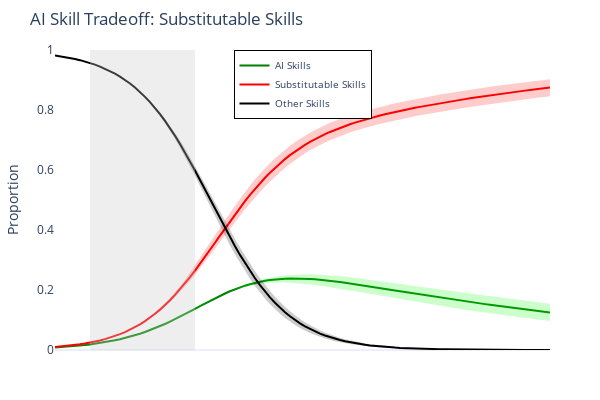
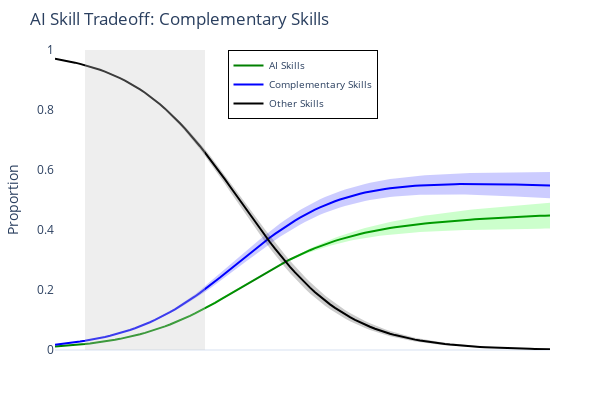

Notebook source saved alongside these figures, in order:
### Code cell
# bootstrap ODR to fit a line in the ilr space
def odr_bootstrap(z1, z2):

    def f(B, x):
        return B[0]*x + B[1]

    # cannot perform ODR on the full dataset due to memory constraints
    indices = np.random.choice(np.arange(len(z1)), size=10_000, replace=True)

    # use linear regression to get parameter priors
    linreg = linregress(z1[indices], z2[indices])

    # this estimates the equation z2 = slope * z1 + intercept
    linear = odr.Model(f)
    # constant uncertainty weights reduces ODR to PCA
    data = odr.Data(z1[indices], z2[indices], we=1, wd=1)
    odr_model = odr.ODR(data, linear, beta0=linreg[:2])
    output = odr_model.run()

    # calculate p-value for slope
    # t_stat = output.beta[0] / output.sd_beta[0]
    # p_value = 2 * (1 - stats.t.cdf(np.abs(t_stat), df=len(z1)-2))
    # print(f"Slope p-value: {p_value}")
    
    slope, intercept = output.beta

    return slope, intercept

def inverse_logratio(z1, z2):
    
    # recover composition points from ilr coordinates
    x1 = np.exp(np.sqrt(2/3)*z1)
    x2 = np.exp(-(np.sqrt(1/6)*z1) + (1/np.sqrt(2))*z2)
    x3 = np.exp(-np.sqrt(1/6)*z1 - (1/np.sqrt(2))*z2)
    return np.array([x1, x2, x3]) / (x1 + x2 + x3)

def ilr_line_to_simplex(slope, intercept, t_arr):

    # uses fitted slope and intercept to get points on the ilr line
    X = []
    for t in t_arr:
        X.append(inverse_logratio(t, slope * t + intercept))
        
    return np.array(X)
    
def bootstrap_ilr_line_w_conf_intervals(z1, z2, other, rng, n, name, n_boot=100):

    # bootstrap the ilr line fit and plot with confidence intervals
    t_arr = np.linspace(rng[0], rng[1], n)
    X_boot = []
    for _ in range(n_boot):
        slope, intercept = odr_bootstrap(z1, z2)
        X = ilr_line_to_simplex(slope, intercept, t_arr)
        X_boot.append(X)
        
    X_boot = np.array(X_boot)
    assert np.allclose(X_boot.sum(axis=2), 1.0)

    # compute mean and 95% confidence intervals from bootstrap samples
    X_mean = X_boot.mean(axis=0)
    X_lower = np.percentile(X_boot, 2.5, axis=0)
    X_upper = np.percentile(X_boot, 97.5, axis=0)

    fig = go.Figure()
    fig.add_trace(
        go.Scatter(
            x=t_arr,
            y=X_mean[:,0],
            mode="lines",
            name="AI Skills",
            line=dict(color="green"),
        )
    )
    fig.add_trace(
        go.Scatter(
            x=np.concatenate([t_arr, t_arr[::-1]]),
            y=np.concatenate([X_lower[:,0], X_upper[:,0][::-1]]),
            fill='toself',
            fillcolor='rgba(0, 255, 0, 0.2)',
            line=dict(color='rgba(255,255,255,0)'),
            hoverinfo="skip",
            showlegend=False,
        )
    )
    fig.add_trace(
        go.Scatter(
            x=t_arr,
            y=X_mean[:,1],
            mode="lines",
            name=name,
            line=dict(color="red" if name == "Substitutable Skills" else "blue"),
        )
    )
    fig.add_trace(
        go.Scatter(
            x=np.concatenate([t_arr, t_arr[::-1]]),
            y=np.concatenate([X_lower[:,1], X_upper[:,1][::-1]]),
            fill='toself',
            fillcolor='rgba(255, 0, 0, 0.2)' if name == "Substitutable Skills" else 'rgba(0, 0, 255, 0.2)',
            line=dict(color='rgba(255,255,255,0)'),
            hoverinfo="skip",
            showlegend=False,
        )
    )
    fig.add_trace(
        go.Scatter(
            x=t_arr,
            y=X_mean[:,2],
            mode="lines",
            name="Other Skills",
            line=dict(color="black"),
        )
    )
    fig.add_trace(
        go.Scatter(
            x=np.concatenate([t_arr, t_arr[::-1]]),
            y=np.concatenate([X_lower[:,2], X_upper[:,2][::-1]]),
            fill='toself',
            fillcolor='rgba(0, 0, 0, 0.2)',
            line=dict(color='rgba(255,255,255,0)'),
            hoverinfo="skip",
            showlegend=False,
        )
    )
    
    # add region covering 5th to 95th percentile where most data lies
    percentile_small = np.percentile(other, 5)
    percentile_large = np.percentile(other, 95)

    idx_small = np.where(X_mean[:,2] <= percentile_small)[0]
    idx_large = np.where(X_mean[:,2] <= percentile_large)[0]

    idx_small = idx_small[0]
    idx_large = idx_large[0]

    fig.add_trace(
        go.Scatter(
            x=[t_arr[idx_large], t_arr[idx_large], t_arr[idx_small], t_arr[idx_small]],
            y=[0, 1, 1, 0],
            fill='toself',
            fillcolor='rgba(200, 200, 200, 0.3)',
            line=dict(color='rgba(255,255,255,0)'),
            hoverinfo="skip",
            showlegend=False,
        )
    )
    
    fig.update_layout(
        title=f"AI Skill Tradeoff: {name}",
        xaxis_title=None,
        yaxis_title="Proportion",
        template="plotly_white",
        width=600,
        height=400,
        yaxis_range=[0, 1],
        xaxis_showgrid=False,
        yaxis_showgrid=False,
        xaxis_showticklabels=False,  
        xaxis_zeroline=False,
        margin=dict(l=50, r=50, t=50, b=50),
        legend=dict(
            title=None,
            yanchor="top",
            y=1,
            xanchor="center",
            x=.5,
            bordercolor="Black",
            borderwidth=1,
            font=dict(size=10)
        )
    )
    name = "Substitutable Skills" if name == "Substitutable Skills" else "Complementary Skills"
    fig.write_image(f"figures/ilr_line_{name}.png", width=600, height=400, scale=2)
    fig.show()

posts_df["SUB_OTHER_PERC"] = posts_df["NON_AI_SUBSTITUTE_COUNT"] / (posts_df["SUBSTITUTE_COUNT"] + posts_df["NON_AI_SUBSTITUTE_COUNT"] + posts_df["AI_COUNT"])
bootstrap_ilr_line_w_conf_intervals(posts_df["SUBSTITUTE_Z1"].to_numpy(), posts_df["SUBSTITUTE_Z2"].to_numpy(), posts_df["SUB_OTHER_PERC"].to_numpy(), [-2, 2], 100, "Substitutable Skills")
posts_df["COMP_OTHER_PERC"] = posts_df["NON_AI_COMPLEMENT_COUNT"] / (posts_df["COMPLEMENT_COUNT"] + posts_df["NON_AI_COMPLEMENT_COUNT"] + posts_df["AI_COUNT"])
bootstrap_ilr_line_w_conf_intervals(posts_df["COMPLEMENT_Z1"].to_numpy(), posts_df["COMPLEMENT_Z2"].to_numpy(), posts_df["COMP_OTHER_PERC"].to_numpy(), [-2, 2], 100, "Complementary Skills")

### Figure 1 — Plotly figure (JSON) as saved in the notebook; plotly's stock layout.template omitted (floating-point values rounded to 4 significant figures; data arrays with more than 128 entries replaced by an {"elided": "..."} marker saying what was removed)
{"data": [{"line": {"color": "green"}, "mode": "lines", "name": "AI Skills", "type": "scatter", "x": [-2.0, -1.96, -1.919, -1.879, -1.838, -1.798, -1.758, -1.717, -1.677, -1.636, -1.596, -1.556, -1.515, -1.475, -1.434, -1.394, -1.354, -1.313, -1.273, -1.232, -1.192, -1.152, -1.111, -1.071, -1.03, -0.9899, -0.9495, -0.9091, -0.8687, -0.8283, -0.7879, -0.7475, -0.7071, -0.6667, -0.6263, -0.5859, -0.5455, -0.5051, -0.4646, -0.4242, -0.3838, -0.3434, -0.303, -0.2626, -0.2222, -0.1818, -0.1414, -0.101, -0.06061, -0.0202, 0.0202, 0.06061, 0.101, 0.1414, 0.1818, 0.2222, 0.2626, 0.303, 0.3434, 0.3838, 0.4242, 0.4646, 0.5051, 0.5455, 0.5859, 0.6263, 0.6667, 0.7071, 0.7475, 0.7879, 0.8283, 0.8687, 0.9091, 0.9495, 0.9899, 1.03, 1.071, 1.111, 1.152, 1.192, 1.232, 1.273, 1.313, 1.354, 1.394, 1.434, 1.475, 1.515, 1.556, 1.596, 1.636, 1.677, 1.717, 1.758, 1.798, 1.838, 1.879, 1.919, 1.96, 2.0], "y": [0.008454, 0.009482, 0.01063, 0.01192, 0.01335, 0.01495, 0.01673, 0.01871, 0.02092, 0.02336, 0.02607, 0.02907, 0.03238, 0.03601, 0.04001, 0.04438, 0.04915, 0.05433, 0.05994, 0.06598, 0.07246, 0.07937, 0.08669, 0.09441, 0.1025, 0.1109, 0.1195, 0.1283, 0.1372, 0.1462, 0.1551, 0.1639, 0.1724, 0.1806, 0.1884, 0.1957, 0.2025, 0.2088, 0.2144, 0.2194, 0.2238, 0.2276, 0.2307, 0.2333, 0.2353, 0.2368, 0.2378, 0.2383, 0.2384, 0.2381, 0.2375, 0.2366, 0.2354, 0.234, 0.2324, 0.2306, 0.2286, 0.2265, 0.2243, 0.2219, 0.2195, 0.2171, 0.2145, 0.2119, 0.2093, 0.2067, 0.204, 0.2014, 0.1987, 0.196, 0.1934, 0.1907, 0.188, 0.1854, 0.1828, 0.1801, 0.1776, 0.175, 0.1724, 0.1699, 0.1674, 0.1649, 0.1625, 0.1601, 0.1577, 0.1553, 0.1529, 0.1506, 0.1483, 0.1461, 0.1438, 0.1416, 0.1395, 0.1373, 0.1352, 0.1331, 0.131, 0.129, 0.127, 0.125]}, {"fill": "toself", "fillcolor": "rgba(0, 255, 0, 0.2)", "hoverinfo": "skip", "line": {"color": "rgba(255,255,255,0)"}, "showlegend": false, "type": "scatter", "x": {"elided": "200 float values"}, "y": {"elided": "200 float values"}}, {"line": {"color": "red"}, "mode": "lines", "name": "Substitutable Skills", "type": "scatter", "x": [-2.0, -1.96, -1.919, -1.879, -1.838, -1.798, -1.758, -1.717, -1.677, -1.636, -1.596, -1.556, -1.515, -1.475, -1.434, -1.394, -1.354, -1.313, -1.273, -1.232, -1.192, -1.152, -1.111, -1.071, -1.03, -0.9899, -0.9495, -0.9091, -0.8687, -0.8283, -0.7879, -0.7475, -0.7071, -0.6667, -0.6263, -0.5859, -0.5455, -0.5051, -0.4646, -0.4242, -0.3838, -0.3434, -0.303, -0.2626, -0.2222, -0.1818, -0.1414, -0.101, -0.06061, -0.0202, 0.0202, 0.06061, 0.101, 0.1414, 0.1818, 0.2222, 0.2626, 0.303, 0.3434, 0.3838, 0.4242, 0.4646, 0.5051, 0.5455, 0.5859, 0.6263, 0.6667, 0.7071, 0.7475, 0.7879, 0.8283, 0.8687, 0.9091, 0.9495, 0.9899, 1.03, 1.071, 1.111, 1.152, 1.192, 1.232, 1.273, 1.313, 1.354, 1.394, 1.434, 1.475, 1.515, 1.556, 1.596, 1.636, 1.677, 1.717, 1.758, 1.798, 1.838, 1.879, 1.919, 1.96, 2.0], "y": [0.009771, 0.01116, 0.01274, 0.01454, 0.01659, 0.01892, 0.02157, 0.02457, 0.02796, 0.03181, 0.03615, 0.04105, 0.04656, 0.05274, 0.05967, 0.06741, 0.07603, 0.0856, 0.09618, 0.1078, 0.1206, 0.1345, 0.1497, 0.166, 0.1835, 0.2022, 0.222, 0.2428, 0.2645, 0.2869, 0.31, 0.3336, 0.3574, 0.3813, 0.4051, 0.4286, 0.4517, 0.4742, 0.496, 0.5169, 0.5369, 0.556, 0.5741, 0.5912, 0.6072, 0.6222, 0.6363, 0.6494, 0.6617, 0.6731, 0.6837, 0.6936, 0.7028, 0.7113, 0.7193, 0.7268, 0.7338, 0.7404, 0.7466, 0.7524, 0.7579, 0.7631, 0.768, 0.7727, 0.7772, 0.7814, 0.7855, 0.7895, 0.7933, 0.7969, 0.8005, 0.8039, 0.8072, 0.8104, 0.8136, 0.8166, 0.8196, 0.8225, 0.8254, 0.8282, 0.8309, 0.8336, 0.8362, 0.8388, 0.8414, 0.8439, 0.8463, 0.8487, 0.8511, 0.8534, 0.8557, 0.858, 0.8602, 0.8624, 0.8646, 0.8667, 0.8688, 0.8709, 0.8729, 0.8749]}, {"fill": "toself", "fillcolor": "rgba(255, 0, 0, 0.2)", "hoverinfo": "skip", "line": {"color": "rgba(255,255,255,0)"}, "showlegend": false, "type": "scatter", "x": {"elided": "200 float values"}, "y": {"elided": "200 float values"}}, {"line": {"color": "black"}, "mode": "lines", "name": "Other Skills", "type": "scatter", "x": [-2.0, -1.96, -1.919, -1.879, -1.838, -1.798, -1.758, -1.717, -1.677, -1.636, -1.596, -1.556, -1.515, -1.475, -1.434, -1.394, -1.354, -1.313, -1.273, -1.232, -1.192, -1.152, -1.111, -1.071, -1.03, -0.9899, -0.9495, -0.9091, -0.8687, -0.8283, -0.7879, -0.7475, -0.7071, -0.6667, -0.6263, -0.5859, -0.5455, -0.5051, -0.4646, -0.4242, -0.3838, -0.3434, -0.303, -0.2626, -0.2222, -0.1818, -0.1414, -0.101, -0.06061, -0.0202, 0.0202, 0.06061, 0.101, 0.1414, 0.1818, 0.2222, 0.2626, 0.303, 0.3434, 0.3838, 0.4242, 0.4646, 0.5051, 0.5455, 0.5859, 0.6263, 0.6667, 0.7071, 0.7475, 0.7879, 0.8283, 0.8687, 0.9091, 0.9495, 0.9899, 1.03, 1.071, 1.111, 1.152, 1.192, 1.232, 1.273, 1.313, 1.354, 1.394, 1.434, 1.475, 1.515, 1.556, 1.596, 1.636, 1.677, 1.717, 1.758, 1.798, 1.838, 1.879, 1.919, 1.96, 2.0], "y": [0.9818, 0.9794, 0.9766, 0.9735, 0.9701, 0.9661, 0.9617, 0.9567, 0.9511, 0.9448, 0.9378, 0.9299, 0.9211, 0.9112, 0.9003, 0.8882, 0.8748, 0.8601, 0.8439, 0.8262, 0.8069, 0.7861, 0.7636, 0.7396, 0.714, 0.6869, 0.6585, 0.6289, 0.5983, 0.5669, 0.5349, 0.5026, 0.4703, 0.4382, 0.4066, 0.3757, 0.3458, 0.3171, 0.2897, 0.2637, 0.2392, 0.2164, 0.1952, 0.1755, 0.1575, 0.141, 0.1259, 0.1123, 0.09993, 0.0888, 0.07879, 0.06982, 0.06181, 0.05465, 0.04828, 0.04262, 0.03759, 0.03313, 0.02919, 0.0257, 0.02261, 0.01989, 0.01749, 0.01537, 0.01351, 0.01187, 0.01042, 0.009151, 0.008034, 0.007052, 0.006188, 0.00543, 0.004764, 0.004179, 0.003666, 0.003215, 0.002819, 0.002472, 0.002168, 0.0019, 0.001666, 0.00146, 0.00128, 0.001122, 0.0009835, 0.000862, 0.0007554, 0.000662, 0.0005801, 0.0005083, 0.0004454, 0.0003903, 0.000342, 0.0002996, 0.0002625, 0.00023, 0.0002015, 0.0001765, 0.0001546, 0.0001354]}, {"fill": "toself", "fillcolor": "rgba(0, 0, 0, 0.2)", "hoverinfo": "skip", "line": {"color": "rgba(255,255,255,0)"}, "showlegend": false, "type": "scatter", "x": {"elided": "200 float values"}, "y": {"elided": "200 float values"}}, {"fill": "toself", "fillcolor": "rgba(200, 200, 200, 0.3)", "hoverinfo": "skip", "line": {"color": "rgba(255,255,255,0)"}, "showlegend": false, "type": "scatter", "x": [-1.717, -1.717, -0.8687, -0.8687], "y": [0, 1, 1, 0]}], "layout": {"height": 400, "legend": {"bordercolor": "Black", "borderwidth": 1, "font": {"size": 10}, "title": {}, "x": 0.5, "xanchor": "center", "y": 1, "yanchor": "top"}, "margin": {"b": 50, "l": 50, "r": 50, "t": 50}, "title": {"text": "AI Skill Tradeoff: Substitutable Skills"}, "width": 600, "xaxis": {"showgrid": false, "showticklabels": false, "title": {}, "zeroline": false}, "yaxis": {"range": [0, 1], "showgrid": false, "title": {"text": "Proportion"}}}}

### Figure 2 — Plotly figure (JSON) as saved in the notebook; plotly's stock layout.template omitted (floating-point values rounded to 4 significant figures; data arrays with more than 128 entries replaced by an {"elided": "..."} marker saying what was removed)
{"data": [{"line": {"color": "green"}, "mode": "lines", "name": "AI Skills", "type": "scatter", "x": [-2.0, -1.96, -1.919, -1.879, -1.838, -1.798, -1.758, -1.717, -1.677, -1.636, -1.596, -1.556, -1.515, -1.475, -1.434, -1.394, -1.354, -1.313, -1.273, -1.232, -1.192, -1.152, -1.111, -1.071, -1.03, -0.9899, -0.9495, -0.9091, -0.8687, -0.8283, -0.7879, -0.7475, -0.7071, -0.6667, -0.6263, -0.5859, -0.5455, -0.5051, -0.4646, -0.4242, -0.3838, -0.3434, -0.303, -0.2626, -0.2222, -0.1818, -0.1414, -0.101, -0.06061, -0.0202, 0.0202, 0.06061, 0.101, 0.1414, 0.1818, 0.2222, 0.2626, 0.303, 0.3434, 0.3838, 0.4242, 0.4646, 0.5051, 0.5455, 0.5859, 0.6263, 0.6667, 0.7071, 0.7475, 0.7879, 0.8283, 0.8687, 0.9091, 0.9495, 0.9899, 1.03, 1.071, 1.111, 1.152, 1.192, 1.232, 1.273, 1.313, 1.354, 1.394, 1.434, 1.475, 1.515, 1.556, 1.596, 1.636, 1.677, 1.717, 1.758, 1.798, 1.838, 1.879, 1.919, 1.96, 2.0], "y": [0.01137, 0.01248, 0.0137, 0.01504, 0.0165, 0.01809, 0.01983, 0.02173, 0.0238, 0.02605, 0.0285, 0.03116, 0.03405, 0.03718, 0.04056, 0.04422, 0.04817, 0.05241, 0.05697, 0.06187, 0.0671, 0.07268, 0.07862, 0.08493, 0.0916, 0.09865, 0.1061, 0.1138, 0.1219, 0.1304, 0.1391, 0.1482, 0.1575, 0.167, 0.1767, 0.1866, 0.1966, 0.2066, 0.2167, 0.2267, 0.2367, 0.2466, 0.2564, 0.2659, 0.2753, 0.2844, 0.2932, 0.3017, 0.3099, 0.3178, 0.3254, 0.3326, 0.3395, 0.346, 0.3522, 0.3581, 0.3636, 0.3689, 0.3738, 0.3784, 0.3827, 0.3868, 0.3906, 0.3942, 0.3976, 0.4007, 0.4037, 0.4065, 0.4091, 0.4115, 0.4138, 0.416, 0.418, 0.4199, 0.4217, 0.4234, 0.4251, 0.4266, 0.428, 0.4294, 0.4307, 0.432, 0.4332, 0.4344, 0.4355, 0.4365, 0.4376, 0.4386, 0.4395, 0.4404, 0.4414, 0.4422, 0.4431, 0.4439, 0.4447, 0.4455, 0.4463, 0.4471, 0.4479, 0.4486]}, {"fill": "toself", "fillcolor": "rgba(0, 255, 0, 0.2)", "hoverinfo": "skip", "line": {"color": "rgba(255,255,255,0)"}, "showlegend": false, "type": "scatter", "x": {"elided": "200 float values"}, "y": {"elided": "200 float values"}}, {"line": {"color": "blue"}, "mode": "lines", "name": "Complementary Skills", "type": "scatter", "x": [-2.0, -1.96, -1.919, -1.879, -1.838, -1.798, -1.758, -1.717, -1.677, -1.636, -1.596, -1.556, -1.515, -1.475, -1.434, -1.394, -1.354, -1.313, -1.273, -1.232, -1.192, -1.152, -1.111, -1.071, -1.03, -0.9899, -0.9495, -0.9091, -0.8687, -0.8283, -0.7879, -0.7475, -0.7071, -0.6667, -0.6263, -0.5859, -0.5455, -0.5051, -0.4646, -0.4242, -0.3838, -0.3434, -0.303, -0.2626, -0.2222, -0.1818, -0.1414, -0.101, -0.06061, -0.0202, 0.0202, 0.06061, 0.101, 0.1414, 0.1818, 0.2222, 0.2626, 0.303, 0.3434, 0.3838, 0.4242, 0.4646, 0.5051, 0.5455, 0.5859, 0.6263, 0.6667, 0.7071, 0.7475, 0.7879, 0.8283, 0.8687, 0.9091, 0.9495, 0.9899, 1.03, 1.071, 1.111, 1.152, 1.192, 1.232, 1.273, 1.313, 1.354, 1.394, 1.434, 1.475, 1.515, 1.556, 1.596, 1.636, 1.677, 1.717, 1.758, 1.798, 1.838, 1.879, 1.919, 1.96, 2.0], "y": [0.01786, 0.01957, 0.02142, 0.02345, 0.02566, 0.02806, 0.03069, 0.03354, 0.03664, 0.04, 0.04365, 0.04761, 0.05189, 0.05652, 0.06151, 0.06688, 0.07266, 0.07887, 0.08552, 0.09263, 0.1002, 0.1083, 0.1168, 0.1259, 0.1354, 0.1455, 0.156, 0.167, 0.1785, 0.1904, 0.2026, 0.2153, 0.2282, 0.2414, 0.2548, 0.2684, 0.282, 0.2957, 0.3093, 0.3229, 0.3363, 0.3494, 0.3623, 0.3749, 0.3871, 0.3989, 0.4102, 0.4211, 0.4315, 0.4413, 0.4507, 0.4595, 0.4678, 0.4756, 0.4829, 0.4897, 0.496, 0.5018, 0.5072, 0.5122, 0.5168, 0.521, 0.5248, 0.5282, 0.5314, 0.5343, 0.5368, 0.5391, 0.5412, 0.5431, 0.5447, 0.5462, 0.5474, 0.5486, 0.5495, 0.5503, 0.551, 0.5516, 0.5521, 0.5525, 0.5528, 0.553, 0.5531, 0.5532, 0.5532, 0.5531, 0.553, 0.5529, 0.5527, 0.5525, 0.5522, 0.5519, 0.5516, 0.5512, 0.5508, 0.5504, 0.55, 0.5496, 0.5491, 0.5486]}, {"fill": "toself", "fillcolor": "rgba(0, 0, 255, 0.2)", "hoverinfo": "skip", "line": {"color": "rgba(255,255,255,0)"}, "showlegend": false, "type": "scatter", "x": {"elided": "200 float values"}, "y": {"elided": "200 float values"}}, {"line": {"color": "black"}, "mode": "lines", "name": "Other Skills", "type": "scatter", "x": [-2.0, -1.96, -1.919, -1.879, -1.838, -1.798, -1.758, -1.717, -1.677, -1.636, -1.596, -1.556, -1.515, -1.475, -1.434, -1.394, -1.354, -1.313, -1.273, -1.232, -1.192, -1.152, -1.111, -1.071, -1.03, -0.9899, -0.9495, -0.9091, -0.8687, -0.8283, -0.7879, -0.7475, -0.7071, -0.6667, -0.6263, -0.5859, -0.5455, -0.5051, -0.4646, -0.4242, -0.3838, -0.3434, -0.303, -0.2626, -0.2222, -0.1818, -0.1414, -0.101, -0.06061, -0.0202, 0.0202, 0.06061, 0.101, 0.1414, 0.1818, 0.2222, 0.2626, 0.303, 0.3434, 0.3838, 0.4242, 0.4646, 0.5051, 0.5455, 0.5859, 0.6263, 0.6667, 0.7071, 0.7475, 0.7879, 0.8283, 0.8687, 0.9091, 0.9495, 0.9899, 1.03, 1.071, 1.111, 1.152, 1.192, 1.232, 1.273, 1.313, 1.354, 1.394, 1.434, 1.475, 1.515, 1.556, 1.596, 1.636, 1.677, 1.717, 1.758, 1.798, 1.838, 1.879, 1.919, 1.96, 2.0], "y": [0.9708, 0.968, 0.9649, 0.9615, 0.9578, 0.9538, 0.9495, 0.9447, 0.9396, 0.9339, 0.9278, 0.9212, 0.9141, 0.9063, 0.8979, 0.8889, 0.8792, 0.8687, 0.8575, 0.8455, 0.8327, 0.819, 0.8045, 0.7892, 0.773, 0.7559, 0.7379, 0.7191, 0.6996, 0.6792, 0.6582, 0.6365, 0.6143, 0.5916, 0.5685, 0.545, 0.5214, 0.4977, 0.474, 0.4504, 0.427, 0.404, 0.3813, 0.3592, 0.3377, 0.3168, 0.2966, 0.2772, 0.2586, 0.2408, 0.2239, 0.2078, 0.1927, 0.1783, 0.1649, 0.1522, 0.1404, 0.1293, 0.119, 0.1094, 0.1005, 0.09223, 0.08459, 0.07753, 0.07101, 0.065, 0.05947, 0.05438, 0.0497, 0.04541, 0.04147, 0.03786, 0.03455, 0.03152, 0.02875, 0.02622, 0.0239, 0.02179, 0.01985, 0.01809, 0.01648, 0.01501, 0.01367, 0.01245, 0.01133, 0.01032, 0.009394, 0.008551, 0.007783, 0.007084, 0.006447, 0.005867, 0.005338, 0.004858, 0.00442, 0.004022, 0.003659, 0.003329, 0.003029, 0.002755]}, {"fill": "toself", "fillcolor": "rgba(0, 0, 0, 0.2)", "hoverinfo": "skip", "line": {"color": "rgba(255,255,255,0)"}, "showlegend": false, "type": "scatter", "x": {"elided": "200 float values"}, "y": {"elided": "200 float values"}}, {"fill": "toself", "fillcolor": "rgba(200, 200, 200, 0.3)", "hoverinfo": "skip", "line": {"color": "rgba(255,255,255,0)"}, "showlegend": false, "type": "scatter", "x": [-1.758, -1.758, -0.7879, -0.7879], "y": [0, 1, 1, 0]}], "layout": {"height": 400, "legend": {"bordercolor": "Black", "borderwidth": 1, "font": {"size": 10}, "title": {}, "x": 0.5, "xanchor": "center", "y": 1, "yanchor": "top"}, "margin": {"b": 50, "l": 50, "r": 50, "t": 50}, "title": {"text": "AI Skill Tradeoff: Complementary Skills"}, "width": 600, "xaxis": {"showgrid": false, "showticklabels": false, "title": {}, "zeroline": false}, "yaxis": {"range": [0, 1], "showgrid": false, "title": {"text": "Proportion"}}}}
